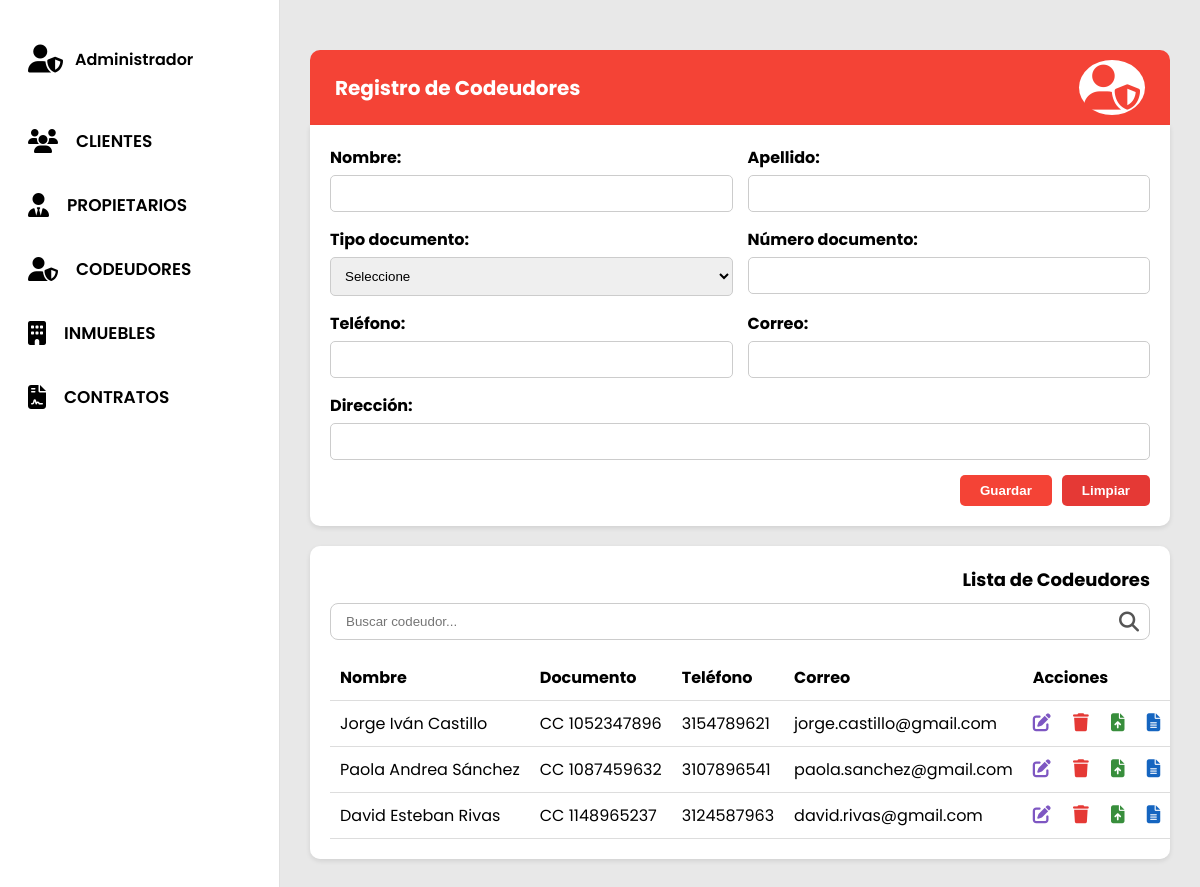
The app's page /View/registro_codeudor.php with its own data.
### tables this page shows
CREATE TABLE `PERSON` (
    `personId` int(11) NOT NULL AUTO_INCREMENT,
    `personCategory` varchar(50) DEFAULT NULL COMMENT 'Owner, Tenant, Co-Debtor',
    `fullName` varchar(255) DEFAULT NULL,
    `documentCategory` varchar(10) DEFAULT NULL COMMENT 'ID, TI, CE, PAS, etc.',
    `documentIdentifier` varchar(50) DEFAULT NULL,
    `address` varchar(255) DEFAULT NULL,
    `phoneNumber` varchar(50) DEFAULT NULL,
    `phonePrefix` varchar(100) DEFAULT NULL COMMENT 'e.g. +57, +1, +34, etc.',
    `emailAddress` varchar(255) DEFAULT NULL,
    PRIMARY KEY (`personId`)
);

### Model/conexions.php (called while the page is built, shortened)
<?php
class Conexion {
    private $server = "localhost";
    private $user = "root";
    private $pass = "";
    private $db = "aphia_p";
    private $conexion;
    public function __construct() {
        $this->conexion = new mysqli($this->server, $this->user, $this->pass, $this->db);
    }
    public function conectar() {
        return $this->conexion;
    }
}
?>

### Model/codeudorModel.php (called while the page is built, shortened)
<?php
require_once __DIR__ . '/../Model/conexions.php';
class CodeudorModel {
    private $conn;
    public function __construct() {
        $database = new Conexion();
        $this->conn = $database->conectar();
    }
    public function obtenerTodos() {
        $sql = "SELECT * FROM PERSON WHERE personCategory = 'Codeudor'";
        return $this->conn->query($sql)->fetch_all(MYSQLI_ASSOC);
    }
}

### Controller/codeudorController.php (called while the page is built, shortened)
<?php
require_once __DIR__ . '/../Model/codeudorModel.php';
class CodeudorController {
    private $model;
    public function __construct() {
        $this->model = new CodeudorModel();
    }
    public function index() {
        return $this->model->obtenerTodos();
    }
}

### View/registro_codeudor.php (the view, shortened to what this page needs)
<?php
require_once __DIR__ . '/../Controller/codeudorController.php';
$controller = new CodeudorController();
$editMode = false;
$formData = [
    'nombre' => '',
    'apellido' => '',
    'tipo_doc' => '',
    'numero_doc' => '',
    'telefono' => '',
    'email' => '',
    'direccion' => '',
];
$codeudores = $controller->index();
?>
<!DOCTYPE html>
<html lang="es">
<head>
<link rel="stylesheet" href="Styles/style_administrator_dashboard.css">
<link rel="stylesheet" href="Styles/registro_cliente.css">
<link rel="stylesheet" href="https://cdnjs.cloudflare.com/ajax/libs/font-awesome/6.5.0/css/all.min.css">
</head>
<body>
<div class="container">
  <aside class="sidebar">
    <div class="user"><i class="fa-solid fa-user-shield"></i><span>Administrador</span></div>
    <nav class="menu">
      <a href="resgistro_clientes.php"><i class="fas fa-users"></i><span>CLIENTES</span></a>
      <a href="registro_propietarios.php"><i class="fas fa-user-tie"></i><span>PROPIETARIOS</span></a>
      <a href="registro_codeudor.php"><i class="fas fa-user-shield"></i><span>CODEUDORES</span></a>
      <a href="registro_inmuebles.php"><i class="fas fa-building"></i><span>INMUEBLES</span></a>
      <a href="#"><i class="fas fa-file-contract"></i><span>CONTRATOS</span></a>
    </nav>
  </aside>
  <main class="main-content">
    <div class="contenedor">
      <div class="header">
        <div>Registro de Codeudores</div>
        <div class="icono"><i class="fa-solid fa-user-shield"></i></div>
      </div>
      <form class="formulario" action="registro_codeudor.php" method="POST">
        <div class="campo-grupo">
          <div class="campo">
            <label>Nombre:</label>
            <input type="text" name="nombre" required value="<?= htmlspecialchars($formData['nombre']) ?>">
          </div>
          <div class="campo">
            <label>Apellido:</label>
            <input type="text" name="apellido" required value="<?= htmlspecialchars($formData['apellido']) ?>">
          </div>
        </div>
        <div class="campo-grupo">
          <div class="campo">
            <label>Tipo documento:</label>
            <select name="tipo_doc" required>
              <option value="">Seleccione</option>
            </select>
          </div>
          <div class="campo">
            <label>Número documento:</label>
            <input type="text" name="numero_doc" required value="<?= htmlspecialchars($formData['numero_doc']) ?>" <?= $editMode ? 'readonly' : '' ?>>
          </div>
        </div>
        <div class="campo-grupo">
          <div class="campo">
            <label>Teléfono:</label>
            <input type="text" name="telefono" required value="<?= htmlspecialchars($formData['telefono']) ?>">
          </div>
          <div class="campo">
            <label>Correo:</label>
            <input type="email" name="email" required value="<?= htmlspecialchars($formData['email']) ?>">
          </div>
        </div>
        <div class="campo">
          <label>Dirección:</label>
          <input type="text" name="direccion" required value="<?= htmlspecialchars($formData['direccion']) ?>">
        </div>
        <div class="botones">
          <button type="submit" class="btn-guardar"><?= $editMode ? 'Actualizar' : 'Guardar' ?></button>
          <?php if ($editMode): ?>
            <a class="btn-limpiar" href="registro_codeudor.php">Cancelar</a>
          <?php else: ?>
            <button type="reset" class="btn-limpiar">Limpiar</button>
          <?php endif; ?>
        </div>
      </form>
      <div class="listado">
        <h2>Lista de Codeudores</h2>
        <div class="buscador">
          <input type="text" placeholder="Buscar codeudor...">
          <i class="fa-solid fa-magnifying-glass"></i>
        </div>
        <table>
          <thead>
            <tr>
              <th>Nombre</th>
              <th>Documento</th>
              <th>Teléfono</th>
              <th>Correo</th>
              <th>Acciones</th>
            </tr>
          </thead>
          <tbody>
            <?php if (!empty($codeudores)): foreach ($codeudores as $c): ?>
              <tr>
                <td><?= htmlspecialchars($c['fullName']) ?></td>
                <td><?= htmlspecialchars($c['documentCategory']) . ' ' . htmlspecialchars($c['documentIdentifier']) ?></td>
                <td><?= htmlspecialchars($c['phoneNumber']) ?></td>
                <td><?= htmlspecialchars($c['emailAddress']) ?></td>
                <td class="acciones">
                  <form method="POST" action="registro_codeudor.php" style="display:inline;">
                    <button type="submit" title="Editar" style="background:none;border:none;color:#7e57c2;cursor:pointer;">
                      <i class="fa-solid fa-pen-to-square"></i>
                    </button>
                  </form>
                  <form method="POST" action="registro_codeudor.php" style="display:inline;margin-left:10px;" onsubmit="return confirm('¿Eliminar este codeudor?');">
                    <button type="submit" title="Eliminar" style="background:none;border:none;color:#e53935;cursor:pointer;">
                      <i class="fa-solid fa-trash"></i>
                    </button>
                  </form>
                  <form method="POST" action="subir_documentos.php" style="display:inline;margin-left:10px;">
                    <button type="submit" title="Subir documentos" style="background:none;border:none;color:#388e3c;cursor:pointer;">
                      <i class="fa-solid fa-file-upload"></i>
                    </button>
                  </form>
                  <form method="POST" action="ver_documentos.php" style="display:inline;margin-left:10px;">
                    <button type="submit" title="Ver documentos" style="background:none;border:none;color:#1565c0;cursor:pointer;">
                      <i class="fa-solid fa-file-lines"></i>
                    </button>
                  </form>
                </td>
              </tr>
            <?php endforeach; else: ?>
              <tr><td colspan="5">No hay codeudores registrados</td></tr>
            <?php endif; ?>
          </tbody>
        </table>
      </div>
    </div>
  </main>
</div>
</body>
</html>

### View/Styles/style_administrator_dashboard.css (style rules this page uses)
* { margin: 0; padding: 0; box-sizing: border-box; }
body { font-family: "Poppins", Arial, sans-serif; height: 100vh; overflow: hidden; }
.container { display: flex; height: 100vh; width: 100%; }
.sidebar { width: 280px; background-color: #fff; display: flex; flex-direction: column; align-items: flex-start; padding: 45px 25px; border-right: 1px solid #e0e0e0; gap: 55px; flex-shrink: 0; }
.user { display: flex; align-items: center; gap: 12px; font-weight: 600; font-size: 16px; color: #000; padding-left: 3px; }
.user i { font-size: 28px; color: #000; }
.menu { display: flex; flex-direction: column; gap: 38px; width: 100%; }
.menu a { display: flex; align-items: center; gap: 18px; font-size: 17px; font-weight: 600; color: #000; text-decoration: none; transition: all 0.3s ease; padding-left: 3px; }
.menu a i { font-size: 24px; color: #000; z-index: 2; }
.main-content { flex: 1; position: relative; height: 100vh; overflow: hidden; background-color: #e8e8e8; display: flex; align-items: center; justify-content: center; }

### View/Styles/registro_cliente.css (style rules this page uses)
* { margin: 0; padding: 0; box-sizing: border-box; }
body { font-family: "Poppins", Arial, sans-serif; height: 100vh; overflow: hidden; background-color: #f44336; }
.container { display: flex; height: 100vh; width: 100%; }
.sidebar { width: 280px; background-color: #fff; display: flex; flex-direction: column; align-items: flex-start; padding: 45px 25px; border-right: 1px solid #e0e0e0; gap: 55px; flex-shrink: 0; }
.user { display: flex; align-items: center; gap: 12px; font-weight: 600; font-size: 16px; color: #000; padding-left: 3px; }
.user i { font-size: 28px; color: #000; }
.menu { display: flex; flex-direction: column; gap: 38px; width: 100%; }
.menu a { display: flex; align-items: center; gap: 18px; font-size: 17px; font-weight: 600; color: #000; text-decoration: none; transition: all 0.3s ease; padding-left: 3px; }
.menu a i { font-size: 24px; color: #000; z-index: 2; }
.main-content { flex: 1; position: relative; height: 100vh; overflow-y: auto; background-color: #e8e8e8; display: flex; align-items: flex-start; justify-content: center; padding: 30px 0; }
.contenedor { width: 100%; display: flex; flex-direction: column; align-items: stretch; padding: 20px 30px; box-sizing: border-box; }
.header { display: flex; justify-content: space-between; align-items: center; width: 100%; max-width: none; padding: 10px 25px; background-color: #f44336; color: #fff; font-weight: bold; font-size: 20px; border-radius: 10px 10px 0 0; }
.header .icono i { font-size: 45px; background: #fff; color: #f44336; border-radius: 50%; padding: 5px; }
.formulario { background-color: #fff; width: 100%; max-width: none; margin-top: 0; padding: 20px; border-radius: 0 0 10px 10px; box-shadow: 0 2px 5px rgba(0, 0, 0, 0.1); }
.campo-grupo { display: flex; gap: 15px; flex-wrap: wrap; }
.campo { display: flex; flex-direction: column; flex: 1; min-width: 250px; margin-bottom: 15px; }
.campo label { font-weight: bold; margin-bottom: 5px; }
.campo input, .campo select { padding: 10px; border: 1px solid #ccc; border-radius: 5px; outline: none; }
.botones { display: flex; justify-content: flex-end; gap: 10px; margin-top: 10px; }
.btn-guardar, .btn-limpiar { padding: 8px 20px; border: none; border-radius: 5px; cursor: pointer; font-weight: bold; color: #fff; }
.btn-guardar { background-color: #f44336; }
.btn-limpiar { background-color: #e53935; }
.listado { background-color: #fff; width: 100%; max-width: none; margin-top: 20px; padding: 20px; border-radius: 10px; box-shadow: 0 2px 5px rgba(0, 0, 0, 0.1); overflow-x: auto; }
.listado h2 { text-align: right; font-size: 18px; margin: 0 0 10px 0; }
.buscador { display: flex; align-items: center; border: 1px solid #ccc; border-radius: 8px; padding: 5px 10px; margin-bottom: 15px; min-width: 250px; }
.buscador input { border: none; outline: none; flex: 1; padding: 5px; }
.buscador i { font-size: 20px; color: #555; }
.listado table { width: 100%; border-collapse: collapse; min-width: 600px; }
th, td { border-bottom: 1px solid #ddd; padding: 10px; text-align: left; white-space: nowrap; }
th { font-weight: bold; }
.acciones i { font-size: 18px; margin-right: 8px; cursor: pointer; }

### records on screen
person: fullName "Jorge Iván Castillo", documentCategory "CC", documentIdentifier "1052347896", phoneNumber "3154789621", emailAddress "jorge.castillo@gmail.com"
person: fullName "Paola Andrea Sánchez", documentCategory "CC", documentIdentifier "1087459632", phoneNumber "3107896541", emailAddress "paola.sanchez@gmail.com"
person: fullName "David Esteban Rivas", documentCategory "CC", documentIdentifier "1148965237", phoneNumber "3124587963", emailAddress "david.rivas@gmail.com"
